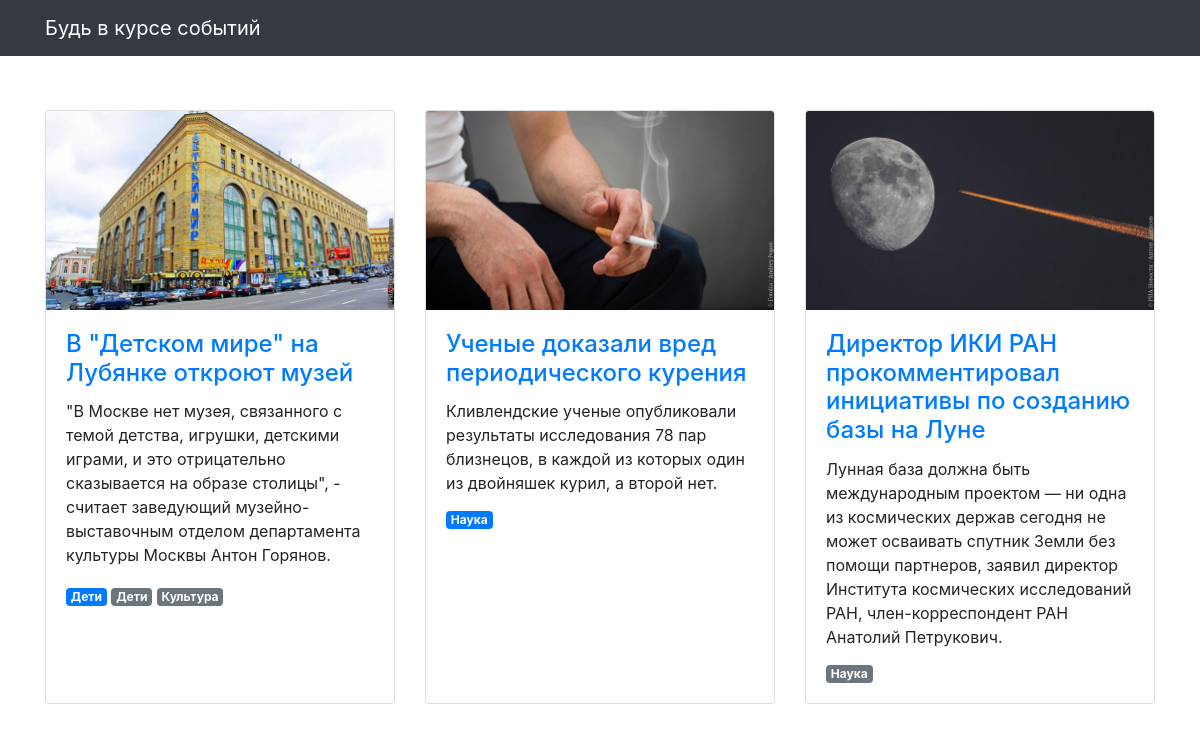
The page / on the database its author committed.
### articles/models.py (models this page shows)
class Article(models.Model):
    title = models.CharField(max_length=256, verbose_name='Название')
    text = models.TextField(verbose_name='Текст')
    published_at = models.DateTimeField(verbose_name='Дата публикации')
    image = models.ImageField(null=True, blank=True, verbose_name='Изображение',)
    class Meta:
        verbose_name = 'Статья'
        verbose_name_plural = 'Статьи'
    def __str__(self):
        return self.title

class ArticleScope(models.Model):
    article = models.ForeignKey(Article, on_delete=models.CASCADE,related_name='scopes')
    scope = models.ForeignKey(Scope, on_delete=models.CASCADE, related_name='scopes')
    is_main = models.BooleanField(default=False)
    def __str__(self):
        return f'{self.scope}'

class Scope(models.Model):
    tag_name = models.CharField(max_length=50, unique=True, verbose_name='Название')
    class Meta:
        verbose_name = 'Тематика'
        verbose_name_plural = 'Тематики'
    def __str__(self):
        return self.tag_name

### articles/views.py (the view)
# urls.py: path('', articles_list, name='articles'),
def articles_list(request):
    template = 'articles/news.html'
    ordering = '-published_at'
    article = Article.objects.all()
    context = {'articles': article}
    print(article)
    return render(request, template, context)

### articles/templates/articles/news.html (shortened to what this page needs)
﻿{% extends "articles/base.html" %}
{% load static %}
{% block content %}
  <div class="row">
    {% for article in articles %}
      <div class="col-lg-4 col-sm-6 portfolio-item">
        <div class="card h-100">
          <a href="#"><img class="card-img-top" src="{% get_media_prefix %}{{ article.image }}" alt=""></a>
          <div class="card-body">
            <h4 class="card-title">
              <a href="#">{{ article.title }}</a>
            </h4>
            <p class="card-text">{{ article.text }}</p>
            {% for scope in article.scopes.all %}
              <span class="badge {% if scope.is_main %}badge-primary{% else %}badge-secondary{% endif %}">{{ scope }}</span>
            {% endfor %}
          </div>
        </div>
      </div>
    {% endfor %}
  </div>
{% endblock %}

### articles/templates/articles/base.html (shortened to what this page needs)
﻿{% load static %}
<html lang="ru">
<head>
  <link href="{% static  "css/bootstrap.min.css" %}" rel="stylesheet">
  <link href="{% static  "css/3-col-portfolio.css" %}" rel="stylesheet">
</head>
<body>
<nav class="navbar navbar-expand-lg navbar-dark bg-dark fixed-top">
  <div class="container">
    <a class="navbar-brand" href="#">Будь в курсе событий</a>
  </div>
</nav>
<div class="container">{% block content %}{% endblock %}</div>
</body>
</html>

### static/css/3-col-portfolio.css (style rules this page uses)
body { padding-top: 84px; padding-bottom: 84px; }
@media (min-width: 992px) { body { padding-top: 86px; padding-bottom: 86px; } }

### rows shown on the page
Article: image (picture), title "В \"Детском мире\" на Лубянке откроют музей", text "\"В Москве нет музея, связанного с темой детства, игрушки, детскими играми, и это отрицательно сказывается на образе столицы\", - считает заведующий музейно-выставочным отделом департамента культуры Москвы Антон Горянов."
ArticleScope: scope.tag_name "Дети"
ArticleScope: scope.tag_name "Дети"
ArticleScope: scope.tag_name "Культура"
Article: image (picture), title "Ученые доказали вред периодического курения", text "Кливлендские ученые опубликовали результаты исследования 78 пар близнецов, в каждой из которых один из двойняшек курил, а второй нет."
ArticleScope: scope.tag_name "Наука"
Article: image (picture), title "Директор ИКИ РАН прокомментировал инициативы по созданию базы на Луне", text "Лунная база должна быть международным проектом — ни одна из космических держав сегодня не может осваивать спутник Земли без помощи партнеров, заявил директор Института космических исследований РАН, член-корреспондент РАН Анатолий Петрукович."
ArticleScope: scope.tag_name "Наука"
